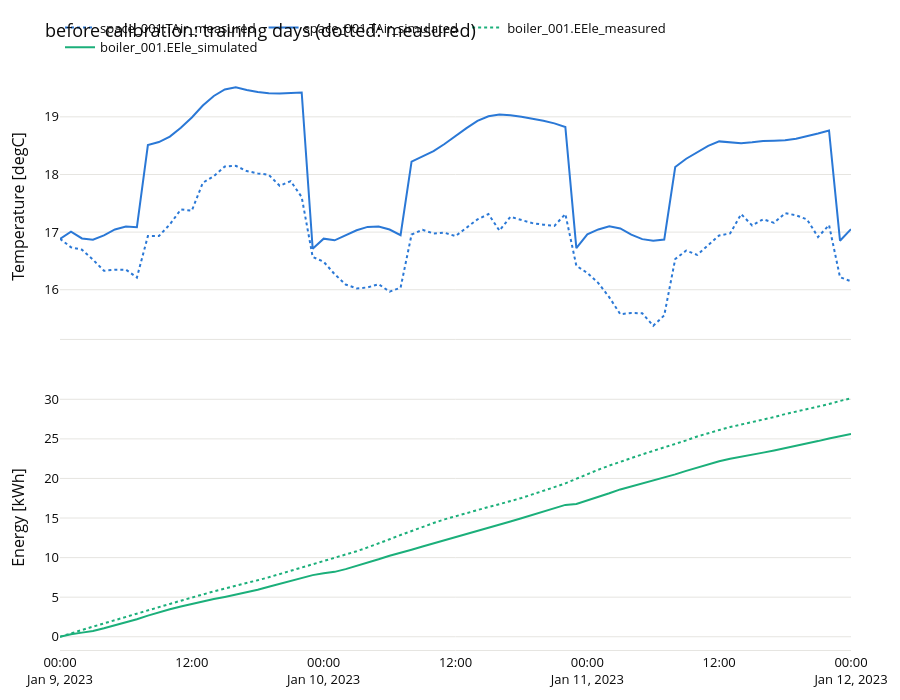

Notebook source saved alongside this figure:
### Markdown cell above
## 3. Before: the model with the values of the YAML

An open-loop simulation of the model from the first measurement, with the assumed parameters: the house loses
less heat than the true one, so it stays warmer and draws less electricity.

### Code cell
before = simulate_fit(model, training)
metrics_before, _ = evaluate(model, training)
display(plot_fit(before, "before calibration: training days (dotted: measured)"))
display(metrics_before.frame().round(3))
